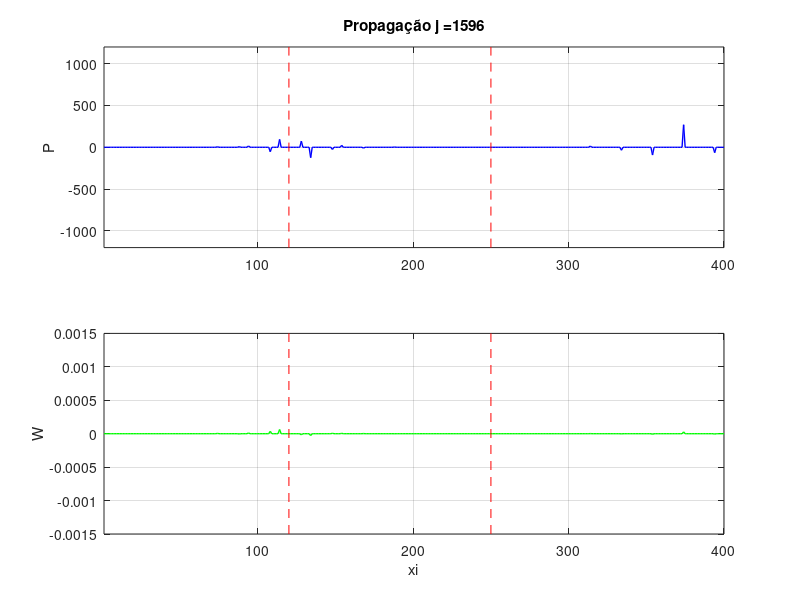

This chart was generated by the following MATLAB code:
clear; clc; close all;

nt = 1600; %tempo
ni = 400;  %profundidade

%impedancia
Z = ones(1, ni);
Z(1:120)   = 1500 * 1000;
Z(121:250) = 2500 * 1800;
Z(251:end) = 4000 * 2500;

P = zeros(ni, nt);
W = zeros(ni, nt);

%fonte
fonte = zeros(1, nt);

fonte(3) = 1000;

for j = 2:nt

    if mod(1 + j, 2) == 0 %superficie
        P(1, j) = fonte(j);
        U = Z(1)*W(2, j-1) - P(2, j-1);
        W(1, j) = (P(1, j) + U) / Z(1);
    end

    for i = 2:ni-1 %pontos dentro
        if mod(i + j, 2) == 0
            D = Z(i-1)*W(i-1, j-1) + P(i-1, j-1);
            U = Z(i)*W(i+1, j-1) - P(i+1, j-1);

            W(i, j) = (D + U) / (Z(i-1) + Z(i));
            P(i, j) = (Z(i)*D - Z(i-1)*U) / (Z(i-1) + Z(i));
        end
    end

    if mod(ni + j, 2) == 0 %fundo
        D = Z(ni-1)*W(ni-1, j-1) + P(ni-1, j-1);
        W(ni, j) = D / (2 * Z(ni-1));
        P(ni, j) = D / 2;
    end
end

%visualização
intf = find(diff(Z) ~= 0); %indices da interface

figure;

for j = 1:5:nt

    %pressão
    subplot(2, 1, 1);
    plot(1:ni, P(:, j), 'b', 'LineWidth', 1);
    hold on;
    for k = 1:length(intf)
        line([intf(k) intf(k)], [-1200 1200], 'Color', 'r', 'LineStyle', '--');
    end
    hold off;
    axis([1 ni -1200 1200]);
    title(['Propagação j =', num2str(j)]);
    ylabel('P');
    grid on;

    %velocidade
    subplot(2, 1, 2);
    plot(1:ni, W(:, j), 'g', 'LineWidth', 1);
    hold on;
    for k = 1:length(intf)
        line([intf(k) intf(k)], [-1.5e-3 1.5e-3], 'Color', 'red', 'LineStyle', '--');
    end
    hold off;
    axis([1 ni -1.5e-3 1.5e-3]);
    ylabel('W');
    xlabel('xi');
    grid on;

    drawnow;
end
